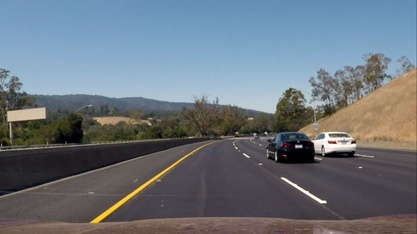
#> input picture test_images/s2.jpg, 417 x 234 px, shrunk from 960 x 540 before the run; its folder holds only this picture in this run
$ jupyter execute P1.ipynb   (shell and % lines are left out)
#> lines starting #> are read from the running program, lines starting #| are printed output that depends on the picture; after the words box and inside, x2 and y2 are one past the last pixel; in counts of white or black regions, pixels touching at a corner belong together
# Finding Lane Lines on the Road

This is a project to find lane lines on the road with python and opencv. The agenda is to first develop a pipeline which will annotate the lane lines on an image and later extend the technique to find lane line on video streams. This project explores many opencv functions to do image processing togather with numpy to accomplish the task.

***

## Ideas for Lane Detection Pipeline

**Some OpenCV functions that are used in this project are:**

`cv2.inRange()` for color selection
`cv2.fillPoly()` for regions selection
`cv2.line()` to draw lines on an image given endpoints
`cv2.addWeighted()` to coadd / overlay two images
`cv2.cvtColor()` to grayscale or change color
`cv2.imwrite()` to output images to file
`cv2.bitwise_and()` to apply a mask to an image

## Import Packages

[cell 1]
#importing some useful packages
import matplotlib.pyplot as plt
import matplotlib.image as mpimg
import numpy as np
import cv2
import random

## Load All Images

These are my test images, some of them are given in the original project and others were screenshots taken from the video. I have created a function to show all the images at once, the function also saves the combined image with the given name.

[cell 2]
import os

images = []
for i in os.listdir("test_images/"):
    images.append(mpimg.imread('test_images/' + i))

# show_all_images(images, 'all_images.jpg')

## Helper Functions

Below are some helper functions.

[cell 3]
import math

def get_slope(line):
    """Finds slope of the given line"""
    # take the first element in the array
    line = line[0]
    x1 = line[0]
    y1 = line[1]
    x2 = line[2]
    y2 = line[3]
    slope = (y2-y1)/(x2-x1)
    return slope

def get_slope_length_and_intercept(line):
    """Finds slope, length and intercept of the given line"""
    x1 = line[0]
    y1 = line[1]
    x2 = line[2]
    y2 = line[3]
    slope = (y2-y1)/(x2-x1)
    length = np.sqrt((y2-y1)**2 + (x2-x1)**2)
    intercept = y1 - slope*x1
    return slope, length, intercept

def get_line_points(line, y1, y2):
    """
    Given line and top and bottm points, this function extents that line
    to the y1, y2 and returns this longer line
    """
    if line is None:
        return None

    slope, length, intercept = get_slope_length_and_intercept(line)
    x1 = int((y1 - intercept)/slope)
    x2 = int((y2 - intercept)/slope)
    y1 = int(y1)
    y2 = int(y2)

    return [x1, y1, x2, y2]

def grayscale(img):
    """Applies the Grayscale transform
    This will return an image with only one color channel
    but NOTE: to see the returned image as grayscale
    (assuming your grayscaled image is called 'gray')
    you should call plt.imshow(gray, cmap='gray')"""
    return cv2.cvtColor(img, cv2.COLOR_RGB2GRAY)
    # Or use BGR2GRAY if you read an image with cv2.imread()
    # return cv2.cvtColor(img, cv2.COLOR_BGR2GRAY)

def canny(img, low_threshold, high_threshold):
    """Applies the Canny transform"""
    return cv2.Canny(img, low_threshold, high_threshold)

def gaussian_blur(img, kernel_size):
    """Applies a Gaussian Noise kernel"""
    return cv2.GaussianBlur(img, (kernel_size, kernel_size), 0)

def region_of_interest(img, vertices):
    """
    Applies an image mask.

    Only keeps the region of the image defined by the polygon
    formed from `vertices`. The rest of the image is set to black.
    """
    #defining a blank mask to start with
    mask = np.zeros_like(img)

    #defining a 3 channel or 1 channel color to fill the mask with depending on the input image
    if len(img.shape) > 2:
        channel_count = img.shape[2]  # i.e. 3 or 4 depending on your image
        ignore_mask_color = (255,) * channel_count
    else:
        ignore_mask_color = 255

    #filling pixels inside the polygon defined by "vertices" with the fill color
    cv2.fillPoly(mask, vertices, ignore_mask_color)

    #returning the image only where mask pixels are nonzero
    masked_image = cv2.bitwise_and(img, mask)
    return masked_image


def draw_lines(img, lines, color=[255, 0, 0], thickness=2):
    """
    NOTE: this is the function you might want to use as a starting point once you want to
    average/extrapolate the line segments you detect to map out the full
    extent of the lane (going from the result shown in raw-lines-example.mp4
    to that shown in P1_example.mp4).

    Think about things like separating line segments by their
    slope ((y2-y1)/(x2-x1)) to decide which segments are part of the left
    line vs. the right line.  Then, you can average the position of each of
    the lines and extrapolate to the top and bottom of the lane.

    This function draws `lines` with `color` and `thickness`.
    Lines are drawn on the image inplace (mutates the image).
    If you want to make the lines semi-transparent, think about combining
    this function with the weighted_img() function below
    """
    for line in lines:
#         print(line)
        for x1,y1,x2,y2 in line:
            cv2.line(img, (x1, y1), (x2, y2), [random.randint(0,255), random.randint(0,255), random.randint(0,255)], thickness)

def hough_lines(img, rho, theta, threshold, min_line_len, max_line_gap):
    """
    `img` should be the output of a Canny transform.

    Returns an image with hough lines drawn.
    """
    lines = cv2.HoughLinesP(img, rho, theta, threshold, np.array([]), minLineLength=min_line_len, maxLineGap=max_line_gap)
    if lines is None:
        print('no lines detected')
        print(img.shape)
        plt.imshow(img)
        plt.show()
        return None
    img_black = np.zeros((img.shape[0], img.shape[1], 3), dtype=np.uint8)
    draw_lines(img_black, lines)
    return img_black, lines

# Python 3 has support for cool math symbols.

def weighted_img(img, initial_img, α=0.95, β=1., λ=0.):
    """
    `img` is the output of the hough_lines(), An image with lines drawn on it.
    Should be a blank image (all black) with lines drawn on it.

    `initial_img` should be the image before any processing.

    The result image is computed as follows:

    initial_img * α + img * β + λ
    NOTE: initial_img and img must be the same shape!
    """
    return cv2.addWeighted(initial_img, α, img, β, λ)

def select_region(image):
    """
    Selects a region of interest
    """
    rows, cols = image.shape[:2]
    bottom_left  = [cols*0.1, rows*0.94]
    top_left     = [cols*0.4, rows*0.6]
    bottom_right = [cols*0.9, rows*0.94]
    top_right    = [cols*0.6, rows*0.6]
    # the vertices are an array of polygons (i.e array of arrays) and the data type must be integer
    vertices = np.array([[bottom_left, top_left, top_right, bottom_right]], dtype=np.int32)
    return region_of_interest(image, vertices)

def draw_line(img, line, color = (255,0,0), thickness=16):
    """
    Draws a line connecting the given points with
    the given color and thickness
    """
    if(line is not None):
        line = get_line_points(line, img.shape[0], int(img.shape[0]* 0.63))
        cv2.line(img,(line[0], line[1]),(line[2],line[3]), color, thickness)

def show_all_images(images, filename):
    """
    Show all images at once, also writes to a file with specified filename
    """
    fig = plt.figure(figsize=(16, 32))
    for i, image in enumerate(images):
        plt.axis('off')
        plt.subplot(5, 2, i+1)
        plt.imshow(images[i], cmap='gray')
    plt.savefig(filename)

def hsl(image):
    """Convert the given image to HLS color space"""
    return cv2.cvtColor(image, cv2.COLOR_RGB2HLS)

def hsv(image):
    """Convert the given image to HSV color space"""
    return cv2.cvtColor(image, cv2.COLOR_RGB2HSV)

## Color Selection

To isolate lane lines from other parts of the image we use the fact that lane lines are either white or yellow in color.  With that ides we can employ color selection technique which can isolate particular range of colors from an image. Here we use different color spaces to properly identify and seperate the lane lines on the road. First we use color selection in RGB image later we do the same with HSL image by converting the rgb image to hsl with opencv cvtColor() function. Then we compare the results and choose either or a combination of the methods in our actual process.

#### RGB Color space

First i used the RGB color space to identify the lane lines based on R, G and B values.

[cell 4]
def rgb_color_select(image):
    """
    Seperate white and yellow color regions from
    the given image based on RGB values
    """
    # creating white mask
    lower_range = np.uint8([180,180,180])
    upper_range = np.uint8([255,255,255])
    white_image = cv2.inRange(image, lower_range, upper_range)
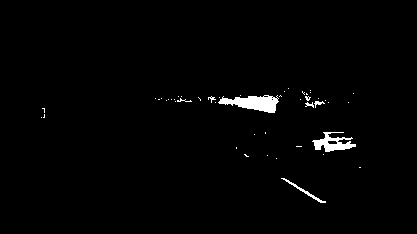
#> white_image: shape (234, 417); 1.4% white; 47 white regions (40 under 20 px), largest, box (x1, y1, x2, y2) and area: (218, 95, 279, 113) 639, (312, 132, 356, 152) 427, (281, 178, 326, 203) 124
#> image is the input picture: shape (234, 417, 3); mean R, G, B 107.6, 116.1, 124.8

    #creating yellow mask
    lower_range = np.uint8([190, 190, 0])
    upper_range = np.uint8([255,255,255])
    yellow_image = cv2.inRange(image, lower_range, upper_range)
#> yellow_image: shape (234, 417); 1.3% white; 37 white regions (32 under 20 px), largest, box (x1, y1, x2, y2) and area: (312, 132, 356, 152) 421, (8, 108, 45, 121) 253, (91, 158, 183, 223) 240, (243, 102, 277, 113) 161, (281, 178, 326, 203) 125

    #combine both the masks
    mask = cv2.bitwise_or(white_image, yellow_image)
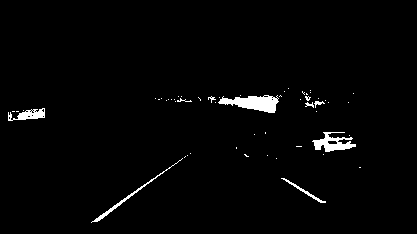
#> mask: shape (234, 417); 1.9% white; 54 white regions (45 under 20 px), largest, box (x1, y1, x2, y2) and area: (218, 95, 279, 113) 639, (312, 132, 356, 152) 431, (8, 108, 45, 121) 253
    masked_image = cv2.bitwise_and(image, image, mask=mask)

    return masked_image

rgb_color_selected = list(map(rgb_color_select, images))
#> rgb_color_selected = 1 item
show_all_images(rgb_color_selected, 'rgb_select.jpg')
#> the loop in show_all_images, `for i, image in enumerate(images):` made 1 pass

*** The the above image shows the regions which got selected. We can compare this with color selection with other color spaces ***

#### HSL Color space
Next i tried HSL color space where color is denoted by hue, saturation and lightness values.

[cell 5]
def hsl_color_select(image):
    """
    Seperate white and yellow color regions from
    the given image based on HSL values
    """
    img = hsl(image)
    # creating white mask
    lower_range = np.uint8([  0, 200,   0])
    upper_range = np.uint8([255,255,255])
    white_image = cv2.inRange(img, lower_range, upper_range)
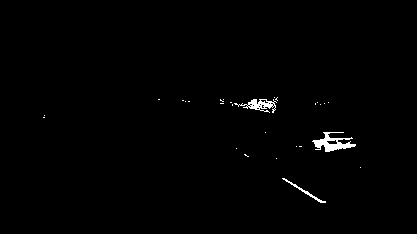
#> white_image: shape (234, 417); 0.81% white; 28 white regions (25 under 20 px), largest, box (x1, y1, x2, y2) and area: (312, 132, 356, 152) 388, (234, 99, 277, 113) 242, (282, 178, 326, 203) 113

    #creating yellow mask
    lower_range = np.uint8([10, 0, 100])
    upper_range = np.uint8([40, 255, 255])
    yellow_image = cv2.inRange(img, lower_range, upper_range)
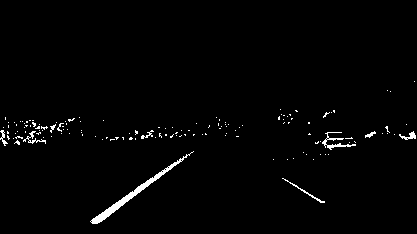
#> yellow_image: shape (234, 417); 1.6% white; 138 white regions (128 under 20 px), largest, box (x1, y1, x2, y2) and area: (90, 151, 194, 224) 599, (322, 132, 356, 150) 155, (282, 178, 325, 203) 83

    #combine both the masks
    mask = cv2.bitwise_or(white_image, yellow_image)
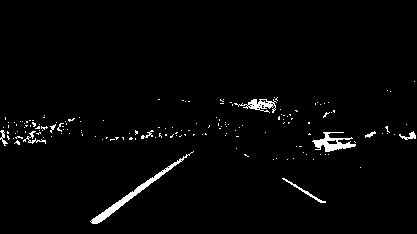
#> mask: shape (234, 417); 2.1% white; 160 white regions (149 under 20 px), largest, box (x1, y1, x2, y2) and area: (90, 151, 194, 224) 599, (312, 132, 356, 152) 388, (234, 99, 277, 113) 242
    masked_image = cv2.bitwise_and(image, image, mask=mask)

    return masked_image

hsl_color_selected = list(map(hsl_color_select, images))
#> hsl_color_selected = 1 item
show_all_images(hsl_color_selected, 'hsl_select.jpg')
#> the loop in show_all_images (call 2), `for i, image in enumerate(images):` made 1 pass

*** Color selection in HSL color space could identify yellow regions in the image properly whereas color selection in the RGB color space was little better in identifying lane lines which are white in color. Now i combined both RGB and HSL color selection to create a better lane detection ***

[cell 6]
def color_select(image):
    # creating white mask
    lower_range = np.uint8([180,180,180])
    upper_range = np.uint8([255,255,255])
    white_image = cv2.inRange(image, lower_range, upper_range)

    #creating yellow mask
    lower_range = np.uint8([190, 190, 0])
    upper_range = np.uint8([255,255,255])
    yellow_image = cv2.inRange(image, lower_range, upper_range)

    #combine both the masks
    rgb_mask = cv2.bitwise_or(white_image, yellow_image)

    hsl_img = hsl(image)
    # creating white mask
    lower_range = np.uint8([  0, 200,   0])
    upper_range = np.uint8([255,255,255])
    white_image = cv2.inRange(hsl_img, lower_range, upper_range)

    #creating yellow mask
    lower_range = np.uint8([10, 0, 100])
    upper_range = np.uint8([40, 255, 255])
    yellow_image = cv2.inRange(hsl_img, lower_range, upper_range)

    #combine both the masks
    hsl_mask = cv2.bitwise_or(white_image, yellow_image)

    mask = cv2.bitwise_or(rgb_mask, hsl_mask)
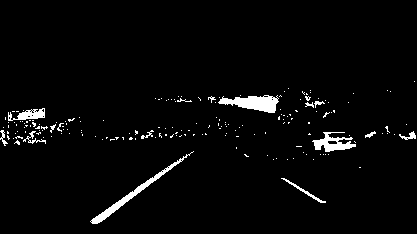
#> mask: shape (234, 417); 3% white; 182 white regions (166 under 20 px), largest, box (x1, y1, x2, y2) and area: (218, 95, 279, 113) 639, (90, 151, 194, 224) 599, (312, 132, 356, 152) 431
    masked_image = cv2.bitwise_and(image, image, mask=mask)
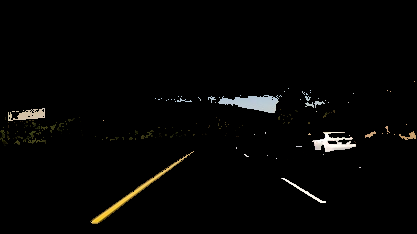
#> masked_image: shape (234, 417, 3); mean R, G, B 5.1, 4.9, 4.1

    return masked_image

color_selected = list(map(color_select, images))
#> color_selected = 1 item
show_all_images(color_selected, 'color_select.jpg')

## Gaussian Bluring
Now i apply a bluring filter on the image to smooth it. I am using a kernal size of 15 to get a fair amount of smoothing.

[cell 7]
def apply_blur(img):
    gray = grayscale(img)
    blured = gaussian_blur(gray, kernel_size=15)
#> in gaussian_blur, `return cv2.GaussianBlur(img, (kernel_size, kernel_size), 0)`:
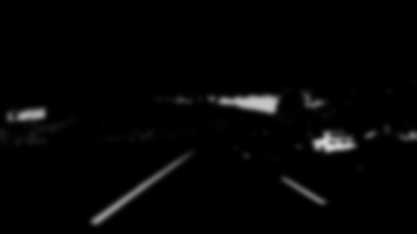
#> returned value: shape (234, 417); min 0, max 211, mean 4.9
    return blured

blur = list(map(apply_blur, color_selected))
#> blur = 1 item
show_all_images(blur, 'blur.jpg')

## Canny edge detection
Next i applied canny edge detection algorithm to find the edges. This algorithm finds the image gradient in both x and y direction and later thins the gradient lines to a single pixel line. This is a standerd way of identifying edges in images.

[cell 8]
def apply_canny(img):
     return canny(img, low_threshold=50, high_threshold=150)
#> in canny, `return cv2.Canny(img, low_threshold, high_threshold)`:
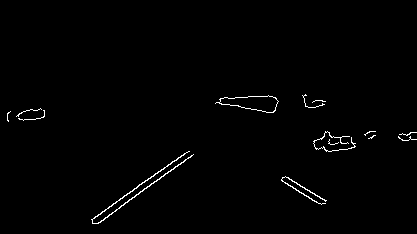
#> returned value: shape (234, 417); 0.98% white in thin lines or dots, all inside (x1, y1, x2, y2) = (7, 94, 417, 224)

edge = list(map(apply_canny, blur))
#> edge = 1 item
show_all_images(edge, 'edge.jpg')

## Region of interest
If we look at our test images we can find that lane lines comes in the region covered by a triangle from the bottom of the image. We can use this induction to limit our search for lane lines to just this region thus simplifying our process.

[cell 9]
roi = list(map(select_region, edge))
#> in region_of_interest, `cv2.fillPoly(mask, vertices, ignore_mask_color)`:
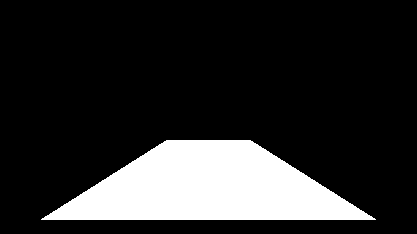
#> mask: shape (234, 417); 17.3% white; 1 white region, box (x1, y1, x2, y2) and area: (41, 140, 376, 220) 16846
#> roi = 1 item
#> (the rest of the program and of its run is left out)
